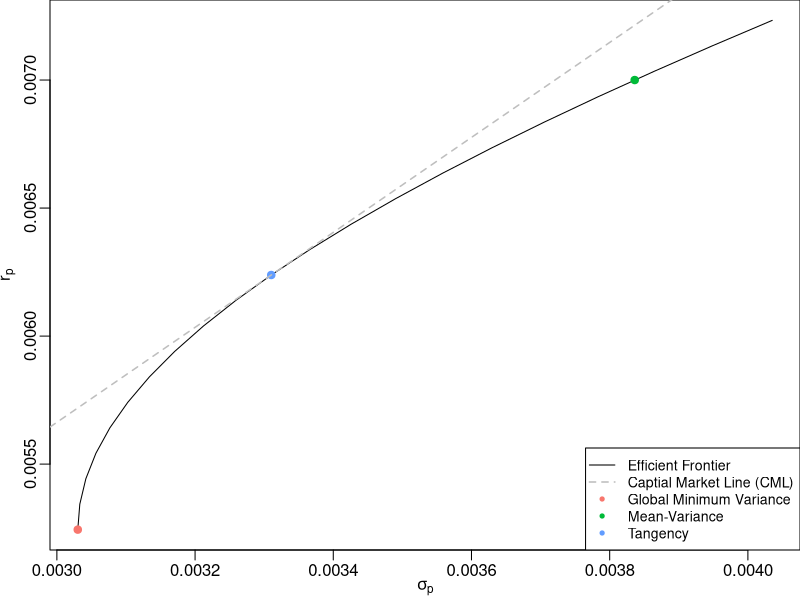

The R script that drew this image: (Note: this script raises an error after producing the figure.)
## ---- chunk 1
## function ipak: install and load multiple R packages.
## check to see if packages are installed.
## install them if they are not, then attach them to the search path.
ipak <- function (pkg) {
    new.pkg <- pkg[!(pkg %in% installed.packages()[, "Package"])]
    if (length(new.pkg))
        install.packages(new.pkg, repos = "https://cloud.r-project.org")
    sapply(pkg, require, character.only = TRUE, quietly = TRUE)
    invisible(0L)
}

## install packages needed
needpack <- c("knitr", "kfigr", "quadprog")
ipak(needpack)

## get output format
outFormat <- knitr::opts_knit$get("rmarkdown.pandoc.to")

## source code

## temp function to set up index for figures and tables
noPrint <- function(lab) invisible(lab)

## test
fn = local({
  i = 0
  function(x) {
      i <<- i + 1
      if ("html" %in% outFormat) {
          return(paste('Figure ', i, ': ', x, sep = ''))
      }
      as.character(x)
  }
})

## ---- chunk 2
## Tangency Portfolio ----------------------------------------------
## sample setting
na <- 20L                               # number of assets
ns <- 60L                               # number of observations
set.seed(1216)                          # important for reproducibility
retn <- matrix(rnorm(ns * na, mean = 0.005, sd = 0.015), nrow = ns)
mu <- colMeans(retn)                    # expected returns
rf <- 0.0001                            # riskfree rate (about 2.5% pa)
mu2 <- mu - rf                          # excess means
Q <- cov(retn)                          # covariance matrix

## obtain the optimized weights by quadratic programming
res_tan <- solve.QP(Dmat = Q, dvec = rep(0, na), Amat = matrix(mu2, ncol = 1),
                    bvec = 1, meq  = 1L)
w_tan <- prop.table(res_tan$solution)
retn_tan <- crossprod(w_tan, mu)
se_tan <- as.vector(sqrt(crossprod(w_tan, Q %*% w_tan))) # standard error
sr <- crossprod(w_tan, mu2) / se_tan  # compute sharpe ratio

## minimal variance portfolio
res_min <- solve.QP(Dmat = 2 * Q, dvec = rep(0, na),
                    Amat = matrix(1, nrow = na, ncol = 1),
                    bvec = 1, meq = 1L)
w_min <- res_min$solution
retn_min <- crossprod(w_min, mu)
se_min <- sqrt(as.vector(crossprod(w_min, Q %*% w_min)))

## mean-variance
eps <- 0.007
res_meanVar <- solve.QP(Dmat = 2 * Q, dvec = rep(0, na),
                        Amat = cbind(matrix(1, nrow = na, ncol = 1), mu),
                        bvec = c(1, eps), meq = 1L)
w_meanVar <- res_meanVar$solution
retn_meanVar <- crossprod(w_meanVar, mu)
se_meanVar <- sqrt(as.vector(crossprod(w_meanVar, Q %*% w_meanVar)))

## construct efficient frontier from minimal variance and tangency portfolio
retnVec <- c(retn_min, retn_tan)
seVec <- c(se_min, se_tan)
varMat <- diag(seVec ^ 2)
varMat[1, 2] <- varMat[2, 1] <- as.vector(crossprod(w_min, Q %*% w_tan))
alpha <- seq(from = 1, to = - 1, by = - 0.1)
nAlpha <- length(alpha)
tmpMat <- cbind(alpha, 1 - alpha)
retn_eff <- tmpMat %*% retnVec
var_eff <- sapply(alpha, function(a) {
    crossprod(c(a, 1 - a), varMat %*% c(a, 1 - a))
})

## hue function
gg_color_hue <- function(n) {
    hues <- seq(15, 375, length = n + 1)
    grDevices::hcl(h = hues, l = 65, c = 100)[seq_len(n)]
}
colVec <- gg_color_hue(3)

## plot the tangency and minimal variace portfolio, on efficient portfolio
par(mar = c(2.5, 2.5, 0, 0), mgp = c(1.5, 0.5, 0)) # remove margin
plot(sqrt(var_eff), retn_eff, type = "l",
     xlab = expression(sigma[p]), ylab = expression(r[p]))
points(se_min, retn_min, col = colVec[1], pch = 20, cex = 1.5)
points(se_meanVar, retn_meanVar, col = colVec[2], pch = 20, cex = 1.5)
points(se_tan, retn_tan, col = colVec[3], pch = 20, cex = 1.5)
abline(b = (retn_tan - rf) / se_tan, a = rf, lty = 2, col = "gray", lwd = 1.5)
legend("bottomright", col = c("black", "gray", colVec),
       pch = c(NA, NA, rep(20, 3)), lty = c(1, 2, rep(NA, 3)),
       lwd = c(1, 1.5, rep(NA, 3)), cex = 0.85,
       legend = c("Efficient Frontier", "Captial Market Line (CML)",
                  "Global Minimum Variance", "Mean-Variance", "Tangency"))

## ---- chunk 3
src_tag <- "figs/globalMinVar.png"
caption <- "Backtesting results of the global minimum variance portfolio."
lab_num <- figr("fig:minVar", TRUE, FALSE, type = "Figure")
caption_tag <- paste0(lab_num, ": ", caption)

if ("html" %in% outFormat) {
    cat(paste("<div class='figure' style='text-align: center'>",
              "<img src=", src_tag,
              "alt=", caption_tag, "/>",
              "<p class='caption'>", caption_tag, "</p></div>"))
} else {
    cat("![", caption, "][fig:globalMinVar]", sep = "")
}
## ---- chunk 4
src_tag <- "figs/meanVariance.png"
caption <- "Backtesting results of the mean-variance portfolio."
lab_num <- figr("fig:meanVar", TRUE, FALSE, type = "Figure")
caption_tag <- paste0(lab_num, ": ", caption)

if ("html" %in% outFormat) {
    cat(paste("<div class='figure' style='text-align: center'>",
              "<img src=", src_tag,
              "alt=", caption_tag, "/>",
              "<p class='caption'>", caption_tag, "</p></div>"))
} else {
    cat("![", caption, "][fig:meanVar]", sep = "")
}
## ---- chunk 5
src_tag <- "figs/tangency.png"
caption <- "Backtesting results of tangency portfolio."
lab_num <- figr("fig:tangency", TRUE, FALSE, type = "Figure")
caption_tag <- paste0(lab_num, ": ", caption)

if ("html" %in% outFormat) {
    cat(paste("<div class='figure' style='text-align: center'>",
              "<img src=", src_tag,
              "alt=", caption_tag, "/>",
              "<p class='caption'>", caption_tag, "</p></div>"))
} else {
    cat("![", caption, "][fig:tangency]", sep = "")
}
